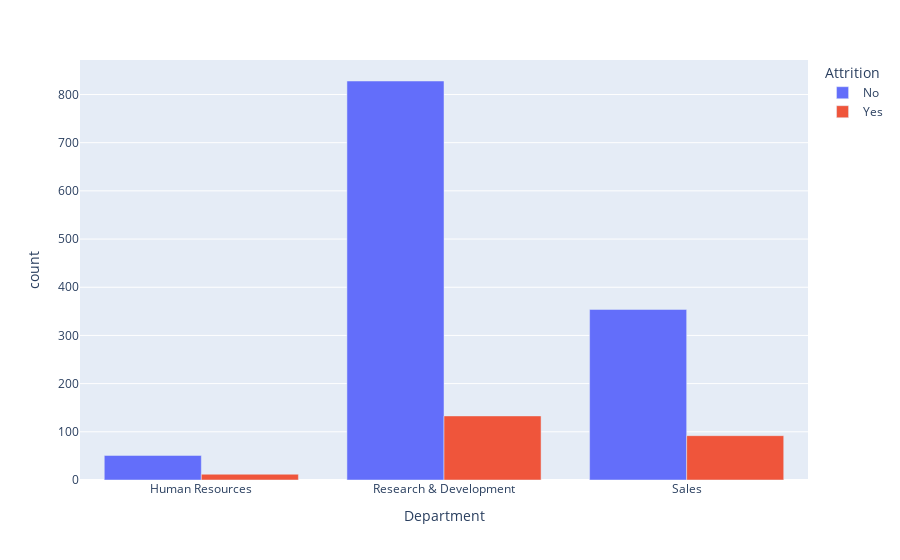

The code cell stored with this chart in its notebook:
### Markdown cell above
WHICH DEPARTMENT EMPLOYEES IS LIKELY TO LEAVE?

### Code cell
attrition_department = pd.DataFrame(df.groupby('Department')['Attrition'].value_counts())
attrition_department = attrition_department.rename(columns={'Attrition': 'Count'})
attrition_department = attrition_department.reset_index()
px.bar(attrition_department, x='Department', y='count', color='Attrition', barmode='group')

### Figure 1 — Plotly figure (JSON) as saved in the notebook; plotly's stock layout.template omitted (floating-point values rounded to 4 significant figures)
{"data": [{"alignmentgroup": "True", "hovertemplate": "Attrition=No<br>Department=%{x}<br>count=%{y}<extra></extra>", "legendgroup": "No", "marker": {"color": "#636efa", "pattern": {"shape": ""}}, "name": "No", "offsetgroup": "No", "orientation": "v", "showlegend": true, "textposition": "auto", "type": "bar", "x": ["Human Resources", "Research & Development", "Sales"], "xaxis": "x", "y": [51, 828, 354], "yaxis": "y"}, {"alignmentgroup": "True", "hovertemplate": "Attrition=Yes<br>Department=%{x}<br>count=%{y}<extra></extra>", "legendgroup": "Yes", "marker": {"color": "#EF553B", "pattern": {"shape": ""}}, "name": "Yes", "offsetgroup": "Yes", "orientation": "v", "showlegend": true, "textposition": "auto", "type": "bar", "x": ["Human Resources", "Research & Development", "Sales"], "xaxis": "x", "y": [12, 133, 92], "yaxis": "y"}], "layout": {"barmode": "group", "legend": {"title": {"text": "Attrition"}, "tracegroupgap": 0}, "margin": {"t": 60}, "xaxis": {"anchor": "y", "domain": [0, 1], "title": {"text": "Department"}}, "yaxis": {"anchor": "x", "domain": [0, 1], "title": {"text": "count"}}}}
